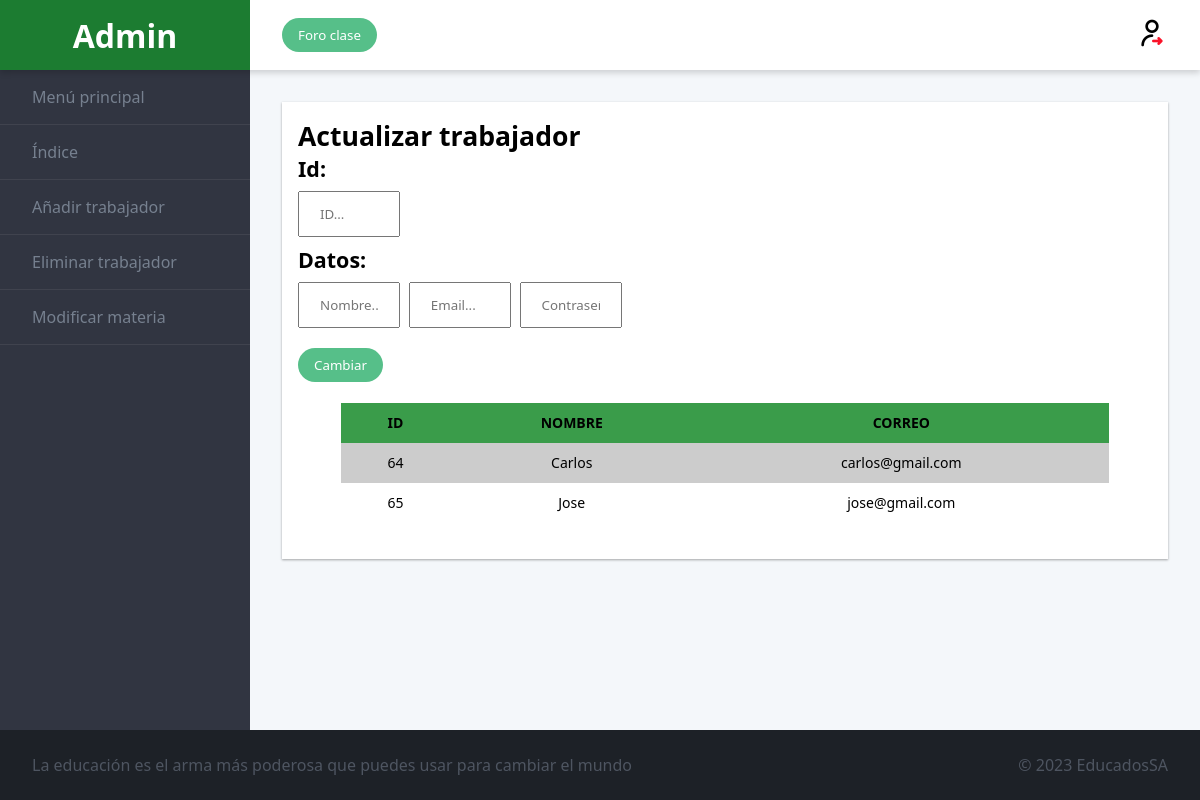
The app's page /admin/Plantilla/actualizara.php (signed in) with its own data.
### tables this page shows
CREATE TABLE `usuario` (
  `id_usuario` int(4) NOT NULL,
  `nombre` varchar(50) DEFAULT NULL,
  `correo` varchar(100) NOT NULL,
  `contraseña` varchar(100) NOT NULL,
  `tipo_usuario` varchar(20) NOT NULL
);

### admin/Plantilla/actualizara.php (the view, shortened to what this page needs)
<!DOCTYPE html>
<html lang="en">
  <head>
    <link rel="stylesheet" href="../style.css">
  </head>
  <body>
  <div class="admin">
  <header class="admin__header">
    <a href="adminindex.php" class="logo">
      <?php echo "<h1>$_SESSION[nombre]</h1>"; ?>
    </a>
    <div class="toolbar">
      <button class="btn  btn--primary">Foro clase</button>
      <a href="../../cerrar_sesion.php" class="logout"><img src="../img/cerrar-sesion.png"></a>
    </div>
  </header>
  <nav class="admin__nav">
    <ul class="menu">
      <li class="menu__item">
        <a class="menu__link" href="../adminindex.php">Menú principal</a>
      </li>
      <li class="menu__item">
        <a class="menu__link" href="./plantilla.php">Índice</a>
      </li>
      <li class="menu__item">
        <a class="menu__link" href="./añadira.php">Añadir trabajador</a>
      </li>
      <li class="menu__item">
        <a class="menu__link" href="./eliminara.php">Eliminar trabajador</a>
      </li>
      <li class="menu__item">
        <a class="menu__link" href="./actualizara.php">Modificar materia</a>
      </li>
    </ul>
  </nav>
  <main class="admin__main">
    <div class="dashboard">
      <div class="dashboard__item dashboard__item--full">
        <div class="card">
        <h5>Actualizar trabajador</h5>
        <form action="actualizara2.php" method="post">
         <div class="izq">
            <h6>Id: </h6>
            <input type="id" placeholder="ID..." name="id">
         </div>
         <div class="cen">
            <h6>Datos: </h6>
            <input type="text" placeholder="Nombre..." name="nombre" required>
            <input type="email" placeholder="Email..." name="email" required>
            <input type="password" placeholder="Contraseña..." name="contraseña" required>
         </div>
         <div class="der">
            <input type="Submit" value="Cambiar" name="entrar"  class="btn  btn--primary">
         </div>
          </form>
            <?php
                $conexion = mysqli_connect("db", "root", "rootroot") or die("No se puede conectar con el servidor");
                mysqli_select_db($conexion, "educados") or die("No se puede seleccionar la base de datos");
                $instruccion = "SELECT * FROM usuario where tipo_usuario='profesor'";
                $consulta = mysqli_query($conexion, $instruccion) or die("Fallo en la consulta");
                $nfilas = mysqli_num_rows($consulta);
                if ($nfilas > 0) {
                    print("<TABLE class='table'>\n");
                    print("<TR>\n");
                    print("<TH>ID</TH>\n");
                    print("<TH>NOMBRE</TH>\n");
                    print("<TH>CORREO</TH>\n");
                    print("</TR>\n");
                for ($i = 0; $i < $nfilas; $i++) {
                    $resultado = mysqli_fetch_array($consulta);
                    print("<TR>\n");
                    print("<TD>" . $resultado['id_usuario'] . "</TD>\n");
                    print("<TD>" . $resultado['nombre'] . "</TD>\n");
                    print("<TD>" . $resultado['correo'] . "</TD>\n");
                    print("</TR>\n");
                }
                print("</TABLE>\n");
            } else {
                print("No hay trabajadores disponibles para mostrar");
            }
    ?>
        </div>
      </div>
    </div>
  </main>
  <footer class="admin__footer">
    <ul class="ticker">
      <li class="ticker__item">La educación es el arma más poderosa que puedes usar para cambiar el mundo</li>
    </ul>
    <span>
      &copy; 2023 EducadosSA
    </span>
  </footer>
</div>
  </body>
</html>

### admin/style.css (style rules this page uses)
* { box-sizing: border-box; margin: 0; font-family: 'Source Sans 3', 'Segoe UI', Tahoma, Geneva, Verdana, sans-serif; }
body { height: 100%; overflow-x: hidden; margin: 0; }
.admin { --spacing: 1rem; display: flex; flex-wrap: wrap; display: grid; height: 100vh; grid-template-rows: 70px 1fr 70px; grid-template-columns: 250px 1fr; grid-template-areas: "header header" "nav main" "footer footer"; }
.admin__header { display: flex; flex-basis: 100%; grid-area: header; height: 70px; background-color: #fff; box-shadow: 0 3px 6px rgba(0, 0, 0, 0.16); position: relative; }
.admin__nav { flex: 0 0 250px; grid-area: nav; background-color: #313541; }
.admin__main { flex: 1; grid-area: main; padding: var(--spacing); overflow-y: auto; overflow-x: hidden; -webkit-overflow-scrolling: touch; background-color: #f4f7fa; }
.admin__footer { display: flex; grid-area: footer; flex-basis: 100%; justify-content: space-between; align-items: center; height: 70px; padding: 0 var(--spacing); color: #4e5561; background-color: #1d2127; }
@media screen and (min-width: 48rem) { .admin { --spacing: 2rem; } }
.dashboard { --column-count: 2; display: flex; flex-wrap: wrap; margin: 0 calc(var(--spacing) * -0.5); display: grid; grid-template-columns: repeat(var(--column-count), 1fr); grid-gap: var(--spacing); }
.dashboard__item { flex: 1 1 50%; grid-column-end: span 2; padding: calc(var(--spacing) / 2); }
.dashboard__item--full { flex-basis: 100%; grid-column: 1/-1; }
@media screen and (min-width: 48rem) { .dashboard { --column-count: 4; } }
a { color: #1c7c31; text-decoration: none; }
img { max-width: 100%; height: auto; }
.logo { display: flex; flex: 0 0 250px; height: 70px; justify-content: center; align-items: center; position: relative; margin: 0; color: #fff; background-color: #1c7c31; font-size: 1rem; }
.logo h1 { margin: 0; }
.toolbar { display: flex; flex: 1; justify-content: space-between; align-items: center; padding: 0 var(--spacing); }
.menu { list-style-type: none; padding: 0; }
.menu__item { border-bottom: 1px solid rgba(255, 255, 255, 0.07); }
.menu__link { display: block; padding: 1rem 2rem; color: #76808f; text-decoration: none; }
.card { height: 100%; padding: 1rem; font-size: 2rem; font-weight: 300; background-color: #fff; box-shadow: 0 1px 3px rgba(0, 0, 0, 0.12), 0 1px 2px rgba(0, 0, 0, 0.24); transition: all 0.3s cubic-bezier(0.25, 0.8, 0.25, 1); }
.btn { display: inline-block; border-radius: 5em; border: 0; padding: 0.5rem 1rem; white-space: nowrap; }
.btn--primary { color: #fff; background-color: #56bf89; }
.ticker { list-style-type: none; padding: 0; margin: 0; display: flex; flex-wrap: wrap; }
.ticker__item { margin-right: 1rem; }
table { width: 90%; border-collapse: collapse; border-spacing: 0; font-size: 14px; font-family: 'Source Sans 3', 'Segoe UI', Tahoma, Geneva, Verdana, sans-serif; text-align: center; margin: 20px auto; }
th, td { padding: 10px; vertical-align: center; border: 1px solid #41414100; }
th { background-color: #3a9c4a; font-weight: bold; }
tr:nth-child(even) td { background-color: #cccccc; }
input[type=id] { width: 12%; padding: 12px 20px; margin: 8px 0; box-sizing: border-box; }
input[type=text] { width: 12%; padding: 12px 20px; margin: 8px 0; box-sizing: border-box; }
input[type=email] { width: 12%; padding: 12px 20px; margin: 8px 0; box-sizing: border-box; }
input[type=password] { width: 12%; padding: 12px 20px; margin: 8px 0; box-sizing: border-box; }

### records on screen
usuario: id_usuario "64", nombre "Carlos", correo "carlos@gmail.com"
usuario: id_usuario "65", nombre "Jose", correo "jose@gmail.com"

### other values on screen
$_SESSION[nombre] "Admin"
